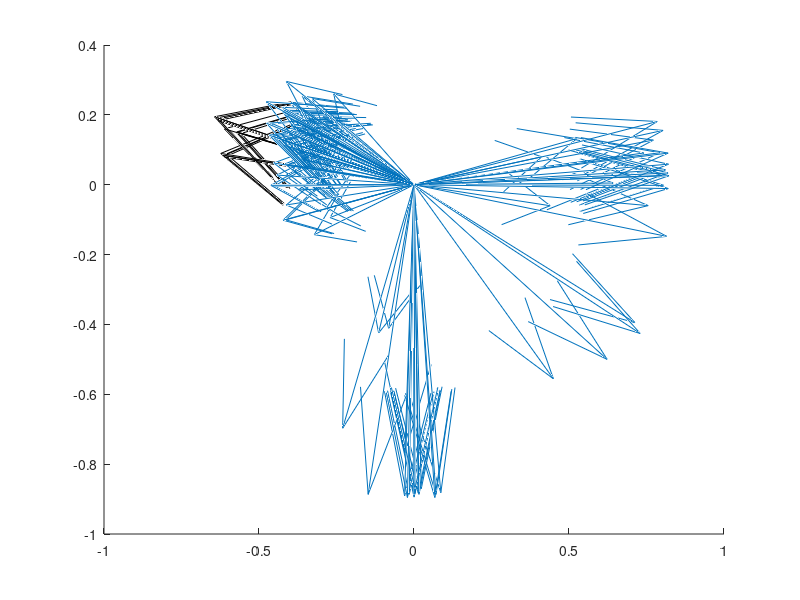

This chart was generated by the following MATLAB code:
clear, clc, close all

load('A_for_trip_4.mat');

frames = 5
max_matches = 500;
vector_time = zeros(max_matches,frames);

leng = length(A);

uu = A(:,1);
vv = A(:,2);
ww = A(:,3);
%         xx = F(:,1); yy = F(:,2); zz = F(:,3);
xx = zeros(leng,1);
yy = zeros(leng,1);
zz = zeros(leng,1);

hold on
quiver3(xx, yy, zz, uu, vv, ww);

%     theta_C = zeros(1,leng); theta_D = zeros(1,leng); theta_E =
%     zeros(1,leng);

%     for i = 1:leng
%         theta_C(i) = atan(A(i,1)/A(i,2)); theta_D(i) =
%         atan(A(i,2)/A(i,3)); theta_E(i) = atan(A(i,1)/A(i,3));
%     end

vector_count = zeros(leng,1);
trim_1 = 0.015;
trim_2 = trim_1;
trim_3 = trim_2;
m = 1;

for i = 1:leng % searching for matching vectors based on angle
    for j = 1:leng
        if A(j,1) > (A(i,1)-trim_1) && A(j,1) < (A(i,1)+trim_1)
            if A(j,2) > (A(i,2)-trim_2) && A(j,2) < (A(i,2)+trim_2)
                if A(j,3) > (A(i,3)-trim_3) && A(j,3) < (A(i,3)+trim_3)
                    if i ~= j
                        vector_count(i,m) = j;
                        m = m + 1;
                    end
                end
            end
        end
    end
    m = 1;
end

[i,width] = size(vector_count);

m = 1;
n = 0;
for i = 1:leng
    if vector_count(i,1) ~= 0
        for j = 1:width
            vector_count_2(m,j) = vector_count(i,j);
            if vector_count(i,j) ~= 0
                n = n + 1;
            end
        end
        vector_match(m,1) = i;
        matches(i,1) = n;
        n = 0;
        m = m + 1;
    end
end

[leng_2,width] = size(vector_count_2);

m = 1;
vector = zeros(1,5);

%     for i = 1:leng_2
%         if vector_count_2(i,width) ~= 0
%             main_vector_p(m,:) = A(vector_match(i,1),:); vector(1) = i; m
%             = m + 1;
%         end if vector_count_2(i,width-1) ~= 0 && vector(1) ~= i
%             main_vector_p(m,:) = A(vector_match(i,1),:); vector(2) = i; m
%             = m + 1;
%         end if vector_count_2(i,width-2) ~= 0 && vector(1) ~= i  &&
%         vector(2) ~= i
%             main_vector_p(m,:) = A(vector_match(i,1),:); m = m + 1;
%         end
%     end

biggest_match = max(matches);
cut_off = round(0.7*biggest_match);
for i = 1:length(matches);
    if matches(i,1) < cut_off
        matches(i,1) = 0;
    end
end

m = 1;
for i = 1:length(matches)
    if matches(i,1) ~= 0
        main_vector_p(m,:) = A(i,:);
        m = m + 1;
    end
end


% total = zeros(1,frames);
%
% for i = 1:frames
%     for j = 1:max_matches
%         total(i) = total(i) + vector_time(j,i); if vector_time(j,i)
%             break
%         end
%     end vector_avg(i) = total(i)/j;
% end
%
% vector_avg mean(vector_avg)

% k = 1; for i = 1:leng
%     if isnan(vector_count(i,1)) || isnan(vector_count(i,2)) ||
%     isnan(vector_count(i,3))
%         A_(k,:) = A(i,:); k = k + 1;
%     end
% end xxx = zeros(k-1,1); yyy = zeros(k-1,1); zzz = zeros(k-1,1);

% close all



% scatter(1:leng,vector_count(:,1)) hold on
% scatter(1:leng,vector_count(:,2)) hold on
% scatter(1:leng,vector_count(:,3))

% plot(vector_count(:,1)) hold on plot(vector_count(:,2)) hold on
% plot(vector_count(:,3))

% for i = 1:frames
%     hold on scatter(1:max_matches,vector_time(:,i))
% end

% for i = 1:frames
%     hold on
%     scatter3(ones(1,max_matches)*i,1:max_matches,vector_time(:,i))
% end


% for i = 1:frames
%     hold on plot(vector_time(:,i))
% end

% quiver3(xxx, yyy, zzz, A_(:,1), A_(:,3), A_(:,2));

% grid on
u = main_vector_p;
for i = 1:length(main_vector_p(:,1))
    for j = 1:3
        main_vector_p(i,j) = main_vector_p(i,j)*1.5;
    end
end


mm = zeros(length(main_vector_p(:,1)),1);

quiver3(mm, mm, mm, main_vector_p(:,1), main_vector_p(:,2), main_vector_p(:,3),'black');

matches
%
% vector_count_2
